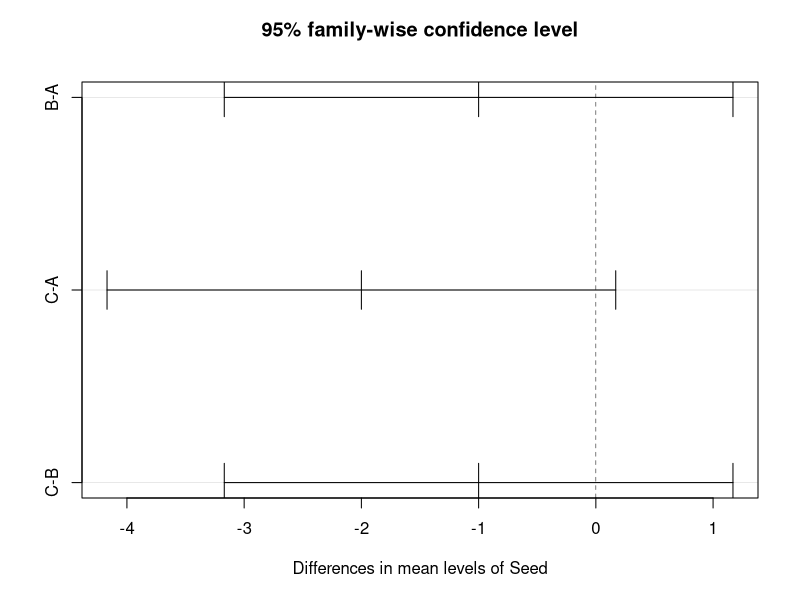

Write the R code that produced this figure.
## ---- chunk 1
knitr::opts_chunk$set(echo = TRUE)
## ---- chunk 2
df <- read.csv(file='Sample.csv')
head(df)
## ---- chunk 3
sh <- shapiro.test(df$Production)
sh
## ---- chunk 4
bartlett.test(Production~Seed, data=df)
## ---- chunk 5
bartlett.test(Production~Fertilizers, data=df)
## ---- chunk 6

Res.anova <- aov(Production~Seed+Fertilizers , data = df )
Res.anova
## ---- chunk 7

TK<- TukeyHSD(Res.anova, "Seed")
TK
## ---- chunk 8
plot(TK)
